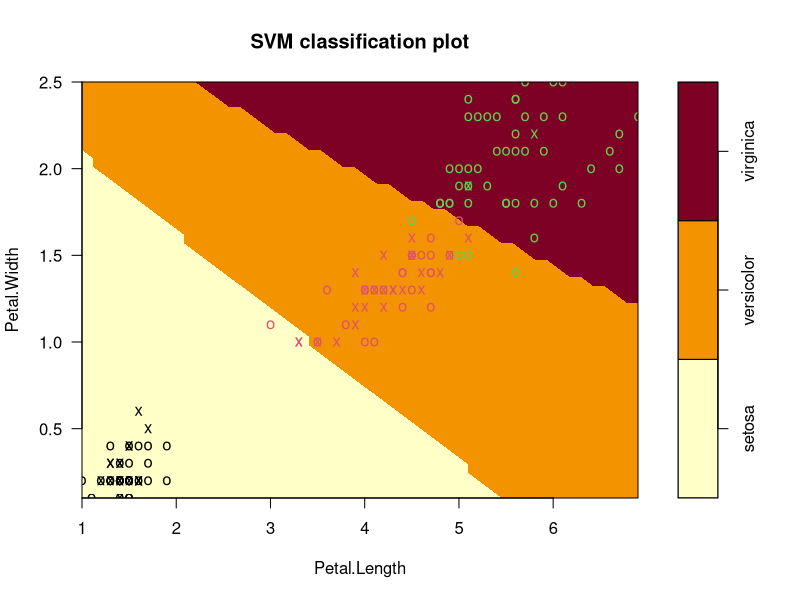

Reproduce this figure in R.
library(e1071)
data("iris")

library(caret)
set.seed(1992)
intrain<-createDataPartition(y=iris$Species , p=0.7,list=FALSE)

training   <- iris[ intrain , ]
validation <- iris[-intrain , ]

model.svm <- svm(Species ~ ., data = training, probability=T)

pred.svm <- predict(model.svm, newdata = validation)

tbl <- table(pred.svm, validation$Species)
confusionMatrix(tbl)

plot(model.svm,iris,Petal.Width ~ Petal.Length,
     slice = list(Sepal.Width = 3, Sepal.Length = 4))
